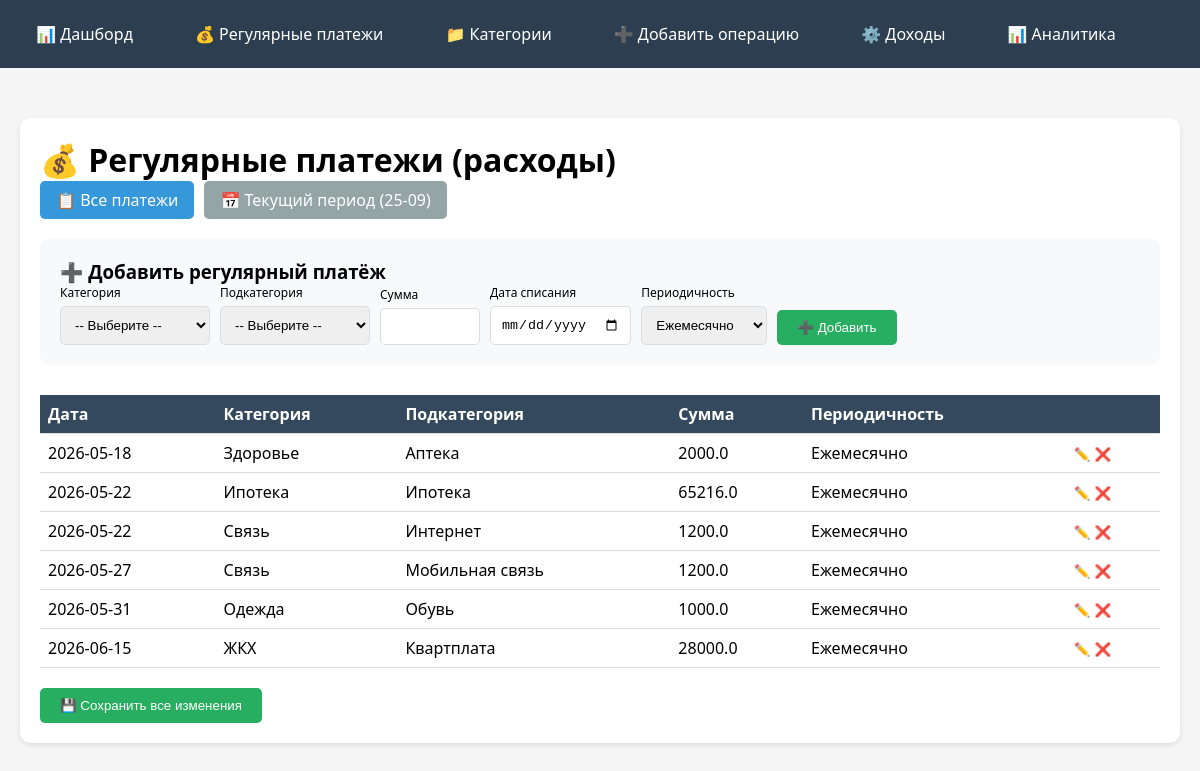
The app's page /regular, older data.
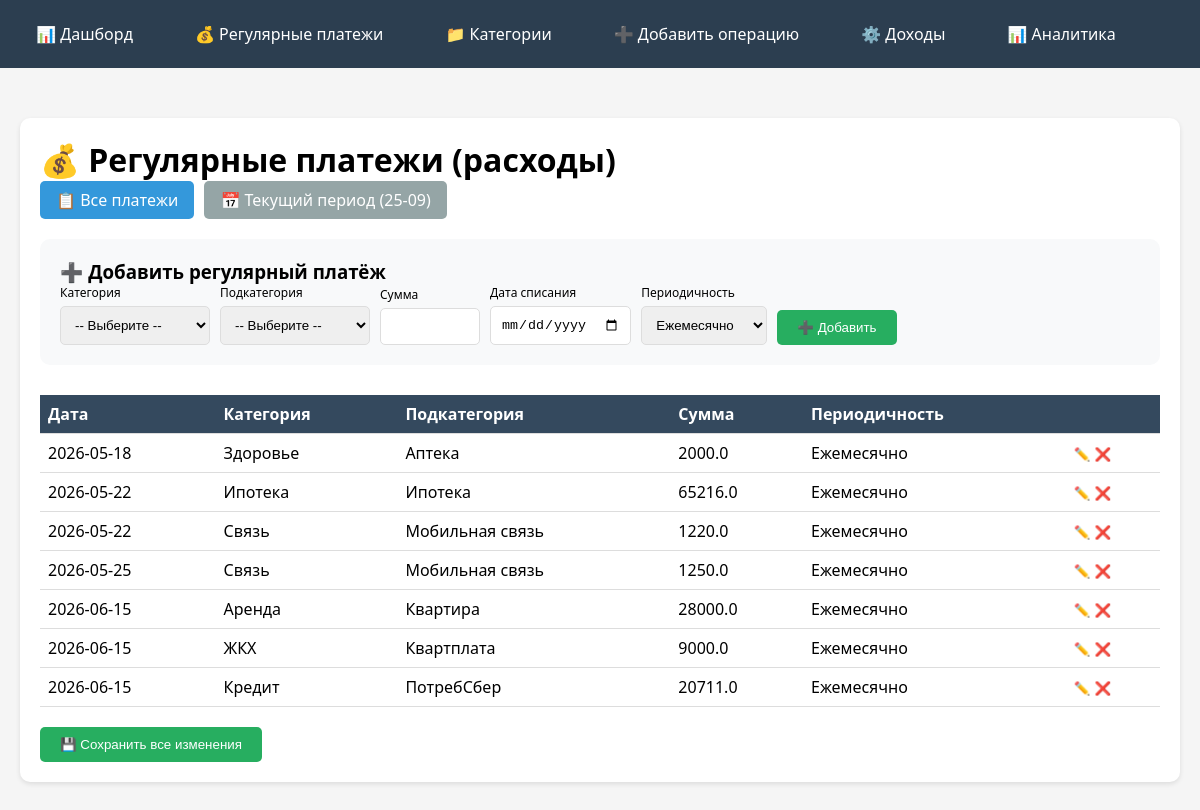
The same page, newer data.
### tables this page shows
CREATE TABLE regular_payments (
                id INTEGER PRIMARY KEY AUTOINCREMENT,
                amount REAL NOT NULL
            , day INTEGER DEFAULT 1, category TEXT DEFAULT "", subcategory TEXT DEFAULT "", interval TEXT DEFAULT "monthly");

### routes/regular.py (the view)
    @app.route('/regular')
    def regular():
        filter_type = request.args.get('filter', 'all')
        now = date.today()
        with get_db() as conn:
            expense_cats = {}
            expense_main = conn.execute('''
                SELECT * FROM categories WHERE parent_id IS NULL AND type = 'Расход' ORDER BY name
            ''').fetchall()
            for cat in expense_main:
                subcats = conn.execute('''
                    SELECT name FROM categories WHERE parent_id = ? ORDER BY name
                ''', (cat['id'],)).fetchall()
                expense_cats[cat['name']] = [s['name'] for s in subcats]
            if filter_type == 'current':
                if 10 <= now.day <= 24:
                    period_start, period_end = 10, 24
                else:
                    period_start, period_end = 25, 9
                payments = []
                all_payments = conn.execute(
                    'SELECT * FROM regular_payments ORDER BY day, category, subcategory').fetchall()
                for p in all_payments:
                    if p['day']:
                        payment_day = datetime.strptime(p['day'], '%Y-%m-%d').day
                        if period_start <= period_end:
                            if period_start <= payment_day <= period_end:
                                payments.append(p)
                        else:
                            if payment_day >= period_start or payment_day <= period_end:
                                payments.append(p)
            else:
                payments = conn.execute('SELECT * FROM regular_payments ORDER BY day, category, subcategory').fetchall()
        return render_template('regular.html', payments=payments, expense_categories=expense_cats,
                               filter_type=filter_type, now=now)

### database.py (called while the page is built)
def get_db():
    conn = sqlite3.connect('finance.db')
    conn.row_factory = sqlite3.Row
    return conn

### templates/regular.html (shortened to what this page needs)
{% extends "base.html" %}
{% block content %}
<div class="card">
    <h1>💰 Регулярные платежи (расходы)</h1>
    <div style="margin-bottom: 20px; display: flex; gap: 10px;">
        <a href="{{ url_for('regular', filter='all') }}"
           class="btn" style="{% if filter_type == 'all' %}background: #3498db;{% else %}background: #95a5a6;{% endif %} color: white; padding: 8px 16px; text-decoration: none; border-radius: 5px;">
            📋 Все платежи
        </a>
        <a href="{{ url_for('regular', filter='current') }}"
           class="btn" style="{% if filter_type == 'current' %}background: #3498db;{% else %}background: #95a5a6;{% endif %} color: white; padding: 8px 16px; text-decoration: none; border-radius: 5px;">
            📅 Текущий период ({% if 10 <= now.day <= 24 %}10-24{% else %}25-09{% endif %})
        </a>
    </div>
    <div style="margin-bottom: 30px; padding: 20px; background: #f8f9fa; border-radius: 10px;">
        <h3>➕ Добавить регулярный платёж</h3>
        <form method="POST" style="display: flex; gap: 10px; flex-wrap: wrap; align-items: flex-end;">
            <div>
                <label style="display: block; font-size: 12px;">Категория</label>
                <select name="add_category" id="add_category" required style="width: 150px;">
                    <option value="">-- Выберите --</option>
                </select>
            </div>
            <div>
                <label style="display: block; font-size: 12px;">Подкатегория</label>
                <select name="add_subcategory" id="add_subcategory" style="width: 150px;">
                    <option value="">-- Выберите --</option>
                </select>
            </div>
            <div>
                <label style="display: block; font-size: 12px;">Сумма</label>
                <input type="number" name="add_amount" step="0.01" required style="width: 100px;">
            </div>
            <div>
                <label style="display: block; font-size: 12px;">Дата списания</label>
                <input type="date" name="add_day" required>
            </div>
            <div>
                <label style="display: block; font-size: 12px;">Периодичность</label>
                <select name="add_interval">
                    <option value="monthly" selected>Ежемесячно</option>
                </select>
            </div>
            <div>
                <button type="submit" class="btn btn-success">➕ Добавить</button>
            </div>
        </form>
    </div>
    <form method="POST" id="mainForm">
        <table style="width:100%; border-collapse:collapse;">
            <thead>
                <tr><th style="text-align:left; padding:8px;">Дата</th>
                    <th style="text-align:left; padding:8px;">Категория</th>
                    <th style="text-align:left; padding:8px;">Подкатегория</th>
                    <th style="text-align:left; padding:8px;">Сумма</th>
                    <th style="text-align:left; padding:8px;">Периодичность</th>
                    <th style="text-align:left; padding:8px;"></th>
                </tr>
            </thead>
            <tbody>
                {% for p in payments %}
                <tr id="row-{{ p.id }}" class="payment-row">
                    <td style="padding:8px;" class="view-mode">
                        <span class="date-view">{{ p.day }}</span>
                    </td>
                    <td style="padding:8px;" class="view-mode">
                        <span class="category-view">{{ p.category or '--' }}</span>
                    </td>
                    <td style="padding:8px;" class="view-mode">
                        <span class="subcategory-view">{{ p.subcategory or '--' }}</span>
                    </td>
                    <td style="padding:8px;" class="view-mode">
                        <span class="amount-view">{{ p.amount }}</span>
                    </td>
                    <td style="padding:8px;" class="view-mode">
                        <span class="interval-view">
                            {% if p.interval == 'weekly' %}Еженедельно
                            {% elif p.interval == 'monthly' %}Ежемесячно
                            {% elif p.interval == 'yearly' %}Ежегодно
                            {% else %}{{ p.interval }}{% endif %}
                        </span>
                    </td>
                    <td style="padding:8px;">
                        <button type="button" class="edit-row-btn" data-id="{{ p.id }}" style="background:none; border:none; cursor:pointer;">✏️</button>
                        <button type="submit" name="delete_id" value="{{ p.id }}" class="delete" onclick="return confirm('Удалить?')" style="background:none; border:none; cursor:pointer; color:red;">❌</button>
                    </td>
                </tr>
                {% endfor %}
            </tbody>
        </table>
        <button type="submit" class="btn btn-success" style="margin-top:20px;" id="saveAllBtn">💾 Сохранить все изменения</button>
    </form>
</div>
{% endblock %}

### templates/base.html (shortened to what this page needs)
<!DOCTYPE html>
<html lang="ru">
<head>
    <link rel="stylesheet" href="{{ url_for('static', filename='css/style.css') }}">
</head>
<body>
<div class="navbar">
    <div class="nav-container">
        <a href="{{ url_for('index') }}" class="nav-link">📊 Дашборд</a>
        <a href="{{ url_for('regular') }}" class="nav-link">💰 Регулярные платежи</a>
        <a href="{{ url_for('categories') }}" class="nav-link">📁 Категории</a>
        <a href="{{ url_for('add') }}" class="nav-link">➕ Добавить операцию</a>
        <a href="{{ url_for('income_settings') }}" class="nav-link">⚙️ Доходы</a>
        <a href="{{ url_for('analytics') }}" class="nav-link">📊 Аналитика</a>
    </div>
</div>
<div class="container">
    {% block content %}{% endblock %}
</div>
</body>
</html>

### static/css/style.css (style rules this page uses)
* { margin: 0; padding: 0; box-sizing: border-box; }
body { font-family: 'Segoe UI', Tahoma, Geneva, Verdana, sans-serif; background: #f5f5f5; }
.container { max-width: 1400px; margin: 0 auto; padding: 20px; }
.navbar { background: #2c3e50; color: white; padding: 15px 0; margin-bottom: 30px; }
.nav-container { max-width: 1400px; margin: 0 auto; padding: 0 20px; display: flex; gap: 30px; flex-wrap: wrap; }
.nav-link { color: white; text-decoration: none; font-size: 16px; padding: 8px 16px; border-radius: 5px; transition: background 0.3s; }
.card { background: white; border-radius: 10px; padding: 20px; margin-bottom: 20px; box-shadow: 0 2px 5px rgba(0, 0, 0, 0.1); }
table { width: 100%; border-collapse: collapse; }
th, td { padding: 12px; text-align: left; border-bottom: 1px solid #ddd; }
th { background: #34495e; color: white; }
.btn { display: inline-block; background: #3498db; color: white; padding: 10px 20px; text-decoration: none; border-radius: 5px; border: none; cursor: pointer; transition: background 0.3s; }
.btn-success { background: #27ae60; }
.delete { color: #e74c3c; text-decoration: none; }
label { display: block; margin-bottom: 5px; font-weight: 500; }
input, select { width: 100%; padding: 10px; border: 1px solid #ddd; border-radius: 5px; }

Row changes from the older to the newer data that the page shows:
removed regular_payments: day "2026-05-31", category "Одежда", subcategory "Обувь", amount "1000.0", interval "Ежемесячно", {{ p.id }} 24 (drawn)
removed regular_payments: day "2026-06-15", category "ЖКХ", subcategory "Квартплата", amount "28000.0", interval "Ежемесячно", {{ p.id }} 22 (drawn)
changed regular_payments (number 3 of 7 on the later page): day "2026-05-27" → "2026-05-22"; amount "1200.0" → "1220.0"; moves up the list
changed regular_payments (number 4 of 7 on the later page): day "2026-05-22" → "2026-05-25"; subcategory "Интернет" → "Мобильная связь"; amount "1200.0" → "1250.0"
added regular_payments: day "2026-06-15", category "Аренда", subcategory "Квартира", amount "28000.0", interval "Ежемесячно", {{ p.id }} 25 (drawn)
added regular_payments: day "2026-06-15", category "ЖКХ", subcategory "Квартплата", amount "9000.0", interval "Ежемесячно", {{ p.id }} 27 (drawn)
added regular_payments: day "2026-06-15", category "Кредит", subcategory "ПотребСбер", amount "20711.0", interval "Ежемесячно", {{ p.id }} 26 (drawn)
